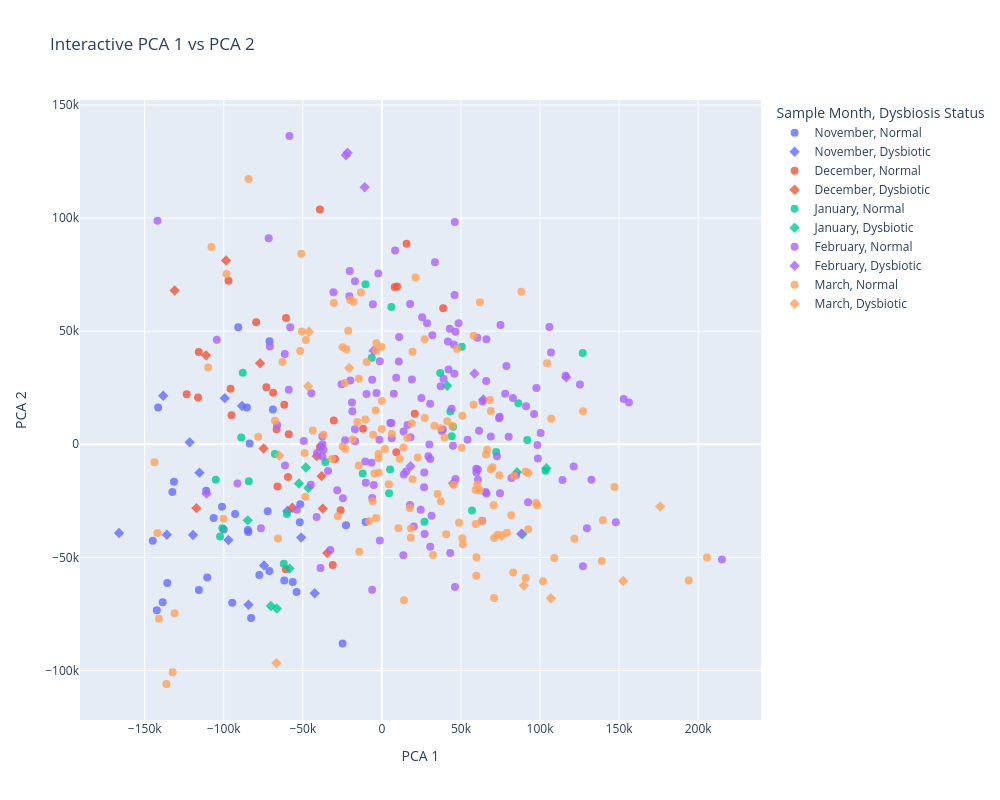

The notebook cell this image was saved under:
### Code cell
import plotly.express as px

# Create a dataframe for interactive plotting, taking useful metadata for hover
interactive_df = pca_df.copy()
interactive_df["filename"] = interactive_df.index
interactive_df["sampID"] = trimmed_metadata["sampID"]
interactive_df["plate.pos"] = trimmed_metadata["plate.pos"]
interactive_df["Experiment Type"] = trimmed_metadata["Experiment Type"]

# Plot using plotly
fig = px.scatter(
    interactive_df,
    x="PCA 1",
    y="PCA 2",
    color="Sample Month",
    symbol="Dysbiosis Status",
    hover_data=["filename", "sampID", "plate.pos", "Experiment Type"],
    title="Interactive PCA 1 vs PCA 2",
    width=1000,
    height=800,
)

fig.update_traces(marker=dict(size=8, opacity=0.8))
fig.show()

### Figure 1 — Plotly figure (JSON) as saved in the notebook; plotly's stock layout.template omitted (floating-point values rounded to 4 significant figures; data arrays with more than 128 entries replaced by an {"elided": "..."} marker saying what was removed)
{"data": [{"customdata": {"elided": "34x4 str values"}, "hovertemplate": "Sample Month=November<br>Dysbiosis Status=Normal<br>PCA 1=%{x}<br>PCA 2=%{y}<br>filename=%{customdata[0]}<br>sampID=%{customdata[1]}<br>plate.pos=%{customdata[2]}<br>Experiment Type=%{customdata[3]}<extra></extra>", "legendgroup": "November, Normal", "marker": {"color": "#636efa", "opacity": 0.8, "size": 8, "symbol": "circle"}, "mode": "markers", "name": "November, Normal", "orientation": "v", "showlegend": true, "type": "scatter", "x": [-110400.0, -131500.0, -135700.0, -92810.0, -138600.0, -71050.0, -10320.0, -72200.0, -24840.0, -82690.0, -77480.0, -94630.0, -53910.0, -56350.0, -51900.0, -61730.0, -71180.0, -106400.0, -100000.0, -51610.0, -84740.0, -115700.0, -101100.0, -111100.0, -85380.0, -141500.0, -68890.0, -22680.0, -90820.0, -83630.0, -132500.0, -84480.0, -142300.0, -144900.0], "xaxis": "x", "y": [-58880.0, -16520.0, -61350.0, -30810.0, -69850.0, 45590.0, -34400.0, -29580.0, -88110.0, -76760.0, -57830.0, -70080.0, -65330.0, -60840.0, -34430.0, -60190.0, -56030.0, -32560.0, -37650.0, -26480.0, -37880.0, -64440.0, -27580.0, -20560.0, 16230.0, 16230.0, 15400.0, -35750.0, 51770.0, 367.1, -21140.0, -38810.0, -73360.0, -42600.0], "yaxis": "y"}, {"customdata": [["A2450525897_n01_LICRNA01_H01", "LIC008", "H01", "Long Term"], ["A2450525897_n01_LICRNA01_E02", "LIC017", "E02", "Long Term"], ["A2450525897_n01_LICRNA01_F02", "LIC018", "F02", "Long Term"], ["A2450525897_n01_LICRNA01_B03", "LIC026", "B03", "Long Term"], ["A2450525897_n01_LICRNA01_B04", "LIC038", "B04", "Long Term"], ["A2450525897_n01_LICRNA01_E04", "LIC041", "E04", "Long Term"], ["A2450525897_n01_LICRNA01_B05", "LIC050", "B05", "Long Term"], ["A2450525897_n01_LICRNA01_D05", "LIC052", "D05", "Long Term"], ["A2450525897_n01_LICRNA01_F05", "LIC054", "F05", "Long Term"], ["A2450525897_n01_LICRNA01_E06", "LIC065", "E06", "Long Term"], ["A2450525897_n01_LICRNA01_F06", "LIC066", "F06", "Long Term"], ["A2534491401_n01_LICRNA05_F08", "LIC030", "F08", "Long Term"], ["A2534491401_n01_LICRNA05_H10", "LIC020", "H10", "Long Term"], ["A2534491401_n01_LICRNA05_E11", "LIC013", "E11", "Long Term"]], "hovertemplate": "Sample Month=November<br>Dysbiosis Status=Dysbiotic<br>PCA 1=%{x}<br>PCA 2=%{y}<br>filename=%{customdata[0]}<br>sampID=%{customdata[1]}<br>plate.pos=%{customdata[2]}<br>Experiment Type=%{customdata[3]}<extra></extra>", "legendgroup": "November, Dysbiotic", "marker": {"color": "#636efa", "opacity": 0.8, "size": 8, "symbol": "diamond"}, "mode": "markers", "name": "November, Dysbiotic", "orientation": "v", "showlegend": true, "type": "scatter", "x": [-97060.0, -42500.0, -74530.0, -59790.0, -121600.0, -166200.0, -99320.0, -119400.0, -115400.0, -88430.0, -138300.0, -84380.0, -136000.0, -51010.0], "xaxis": "x", "y": [-42300.0, -65880.0, -53550.0, -29460.0, 845.2, -39180.0, 20390.0, -40090.0, -12540.0, 16960.0, 21430.0, -70930.0, -39960.0, -41200.0], "yaxis": "y"}, {"customdata": [["A2450525897_n01_LICRNA01_B07", "LIC074", "B07", "Long Term"], ["A2450525897_n01_LICRNA01_C07", "LIC075", "C07", "Long Term"], ["A2450525897_n01_LICRNA01_D07", "LIC076", "D07", "Long Term"], ["A2450525897_n01_LICRNA01_F07", "LIC078", "F07", "Long Term"], ["A2450525897_n01_LICRNA01_H07", "LIC080", "H07", "Long Term"], ["A2450525897_n01_LICRNA01_C08", "LIC099", "C08", "Long Term"], ["A2450525897_n01_LICRNA01_D08", "LIC100", "D08", "Long Term"], ["A2450525897_n01_LICRNA01_E08", "LIC101", "E08", "Long Term"], ["A2450525897_n01_LICRNA01_F08", "LIC102", "F08", "Long Term"], ["A2450525897_n01_LICRNA01_H08", "LIC104", "H08", "Long Term"], ["A2450525897_n01_LICRNA01_A09", "LIC109", "A09", "Long Term"], ["A2450525897_n01_LICRNA01_C09", "LIC111", "C09", "Long Term"], ["A2450525897_n01_LICRNA01_D09", "LIC112", "D09", "Long Term"], ["A2450525897_n01_LICRNA01_E09", "LIC113", "E09", "Long Term"], ["A2450525897_n01_LICRNA01_F09", "LIC114", "F09", "Long Term"], ["A2450525897_n01_LICRNA01_H09", "LIC116", "H09", "Long Term"], ["A2450525897_n01_LICRNA01_A10", "LIC121", "A10", "Long Term"], ["A2450525897_n01_LICRNA01_C10", "LIC123", "C10", "Long Term"], ["A2450525897_n01_LICRNA01_F10", "LIC126", "F10", "Long Term"], ["A2450525897_n01_LICRNA01_H10", "LIC128", "H10", "Long Term"], ["B250508004_n01_LICRNA03_A04", "LIC361", "A04", "Long Term"], ["B250508004_n01_LICRNA03_B04", "LIC362", "B04", "Long Term"], ["B250508004_n01_LICRNA03_C04", "LIC363", "C04", "Long Term"], ["B250508004_n01_LICRNA03_D04", "LIC364", "D04", "Long Term"], ["B250508004_n01_LICRNA03_E04", "LIC365", "E04", "Long Term"], ["B250508004_n01_LICRNA03_F04", "LIC366", "F04", "Long Term"], ["B250508004_n01_LICRNA03_G04", "LIC367", "G04", "Long Term"], ["B250508004_n01_LICRNA03_H04", "LIC368", "H04", "Long Term"], ["A2534491401_n01_LICRNA05_B08", "LIC097", "B08", "Long Term"]], "hovertemplate": "Sample Month=December<br>Dysbiosis Status=Normal<br>PCA 1=%{x}<br>PCA 2=%{y}<br>filename=%{customdata[0]}<br>sampID=%{customdata[1]}<br>plate.pos=%{customdata[2]}<br>Experiment Type=%{customdata[3]}<extra></extra>", "legendgroup": "December, Normal", "marker": {"color": "#EF553B", "opacity": 0.8, "size": 8, "symbol": "circle"}, "mode": "markers", "name": "December, Normal", "orientation": "v", "showlegend": true, "type": "scatter", "x": [-123400.0, -58860.0, -116200.0, -115800.0, -66010.0, -61750.0, -30420.0, -79480.0, -11900.0, -60610.0, -39180.0, -59370.0, -26100.0, -29640.0, -66580.0, -95700.0, -60720.0, -95080.0, -73060.0, -68750.0, -96980.0, -39180.0, 38770.0, 9673.0, 20790.0, 15610.0, 9139.0, 8106.0, -31040.0], "xaxis": "x", "y": [22140.0, 4448.0, 20640.0, 40810.0, -18630.0, 17520.0, 10550.0, 53920.0, 6814.0, 55800.0, -1241.0, -14420.0, -29190.0, -6473.0, 6666.0, 24570.0, -55290.0, 12830.0, 25160.0, 22810.0, 72240.0, 103800.0, 60100.0, 69750.0, 13530.0, 88630.0, -3530.0, 69570.0, -53320.0], "yaxis": "y"}, {"customdata": [["A2450525897_n01_LICRNA01_A07", "LIC073", "A07", "Long Term"], ["A2450525897_n01_LICRNA01_E07", "LIC077", "E07", "Long Term"], ["A2450525897_n01_LICRNA01_B08", "LIC098", "B08", "Long Term"], ["A2450525897_n01_LICRNA01_G08", "LIC103", "G08", "Long Term"], ["A2450525897_n01_LICRNA01_B09", "LIC110", "B09", "Long Term"], ["A2450525897_n01_LICRNA01_G09", "LIC115", "G09", "Long Term"], ["A2450525897_n01_LICRNA01_B10", "LIC122", "B10", "Long Term"], ["A2450525897_n01_LICRNA01_D10", "LIC124", "D10", "Long Term"], ["A2450525897_n01_LICRNA01_E10", "LIC125", "E10", "Long Term"], ["A2450525897_n01_LICRNA01_G10", "LIC127", "G10", "Long Term"], ["A2534491401_n01_LICRNA05_G08", "LIC079", "G08", "Long Term"]], "hovertemplate": "Sample Month=December<br>Dysbiosis Status=Dysbiotic<br>PCA 1=%{x}<br>PCA 2=%{y}<br>filename=%{customdata[0]}<br>sampID=%{customdata[1]}<br>plate.pos=%{customdata[2]}<br>Experiment Type=%{customdata[3]}<extra></extra>", "legendgroup": "December, Dysbiotic", "marker": {"color": "#EF553B", "opacity": 0.8, "size": 8, "symbol": "diamond"}, "mode": "markers", "name": "December, Dysbiotic", "orientation": "v", "showlegend": true, "type": "scatter", "x": [-111200.0, -34530.0, -98550.0, -37370.0, -38100.0, -74790.0, -41180.0, -117300.0, -77010.0, -56590.0, -131000.0], "xaxis": "x", "y": [39310.0, -48090.0, 81220.0, -28440.0, -14090.0, -1851.0, -5235.0, -28240.0, 35790.0, -28020.0, 67960.0], "yaxis": "y"}, {"customdata": [["A2450525897_n01_LICRNA01_B11", "LIC134", "B11", "Long Term"], ["A2450525897_n01_LICRNA01_E11", "LIC137", "E11", "Long Term"], ["A2450525897_n01_LICRNA01_F11", "LIC138", "F11", "Long Term"], ["A2450525897_n01_LICRNA01_H11", "LIC140", "H11", "Long Term"], ["A2450525897_n01_LICRNA01_A12", "LIC145", "A12", "Long Term"], ["A2450525897_n01_LICRNA01_B12", "LIC146", "B12", "Long Term"], ["A2450525897_n01_LICRNA01_F12", "LIC150", "F12", "Long Term"], ["A2450525897_n01_LICRNA01_H12", "LIC152", "H12", "Long Term"], ["A2449446903_n01_LICRNA02_B01", "LIC158", "B01", "Long Term"], ["A2449446903_n01_LICRNA02_C01", "LIC159", "C01", "Long Term"], ["A2449446903_n01_LICRNA02_D01", "LIC160", "D01", "Long Term"], ["A2449446903_n01_LICRNA02_G01", "LIC163", "G01", "Long Term"], ["A2449446903_n01_LICRNA02_A02", "LIC169", "A02", "Long Term"], ["A2449446903_n01_LICRNA02_B02", "LIC170", "B02", "Long Term"], ["A2449446903_n01_LICRNA02_C02", "LIC171", "C02", "Long Term"], ["A2449446903_n01_LICRNA02_D02", "LIC172", "D02", "Long Term"], ["A2449446903_n01_LICRNA02_E02", "LIC173", "E02", "Long Term"], ["A2449446903_n01_LICRNA02_G02", "LIC175", "G02", "Long Term"], ["A2449446903_n01_LICRNA02_H02", "LIC176", "H02", "Long Term"], ["B250508004_n01_LICRNA03_A03", "LIC349", "A03", "Long Term"], ["B250508004_n01_LICRNA03_C03", "LIC351", "C03", "Long Term"], ["B250508004_n01_LICRNA03_E03", "LIC353", "E03", "Long Term"], ["B250508004_n01_LICRNA03_F03", "LIC354", "F03", "Long Term"], ["B250508004_n01_LICRNA03_G03", "LIC355", "G03", "Long Term"], ["B250508004_n01_LICRNA03_H03", "LIC356", "H03", "Long Term"], ["A2534491401_n01_LICRNA05_C08", "LIC135", "C08", "Long Term"], ["A2534491401_n01_LICRNA05_C11", "LIC148", "C11", "Long Term"], ["A2534491401_n01_LICRNA05_D11", "LIC350", "D11", "Long Term"]], "hovertemplate": "Sample Month=January<br>Dysbiosis Status=Normal<br>PCA 1=%{x}<br>PCA 2=%{y}<br>filename=%{customdata[0]}<br>sampID=%{customdata[1]}<br>plate.pos=%{customdata[2]}<br>Experiment Type=%{customdata[3]}<extra></extra>", "legendgroup": "January, Normal", "marker": {"color": "#00cc96", "opacity": 0.8, "size": 8, "symbol": "circle"}, "mode": "markers", "name": "January, Normal", "orientation": "v", "showlegend": true, "type": "scatter", "x": [-84140.0, -62050.0, -105000.0, -88970.0, -102300.0, 26950.0, -60080.0, 4524.0, 57000.0, 72240.0, 91950.0, 103500.0, 44170.0, -10370.0, 50550.0, 86280.0, 36890.0, 44980.0, 127000.0, -67640.0, -6394.0, 5212.0, 43300.0, -12130.0, 6001.0, -35730.0, -100900.0, -87980.0], "xaxis": "x", "y": [-16300.0, -52850.0, -15680.0, 3032.0, -40740.0, -34300.0, -30850.0, -21610.0, -29290.0, -3357.0, 1913.0, -11690.0, 3545.0, 70780.0, 43170.0, 18190.0, 31540.0, 7733.0, 40340.0, -4273.0, 38270.0, -11150.0, 14440.0, -12900.0, 60640.0, -7877.0, -37070.0, 31590.0], "yaxis": "y"}, {"customdata": [["A2450525897_n01_LICRNA01_A11", "LIC133", "A11", "Long Term"], ["A2450525897_n01_LICRNA01_G11", "LIC139", "G11", "Long Term"], ["A2450525897_n01_LICRNA01_C12", "LIC147", "C12", "Long Term"], ["A2450525897_n01_LICRNA01_E12", "LIC149", "E12", "Long Term"], ["A2450525897_n01_LICRNA01_G12", "LIC151", "G12", "Long Term"], ["A2449446903_n01_LICRNA02_E01", "LIC161", "E01", "Long Term"], ["A2449446903_n01_LICRNA02_H01", "LIC164", "H01", "Long Term"], ["A2449446903_n01_LICRNA02_F02", "LIC174", "F02", "Long Term"], ["B250508004_n01_LICRNA03_D03", "LIC352", "D03", "Long Term"], ["A2534491401_n01_LICRNA05_D08", "LIC136", "D08", "Long Term"], ["A2534491401_n01_LICRNA05_D10", "LIC157", "D10", "Long Term"]], "hovertemplate": "Sample Month=January<br>Dysbiosis Status=Dysbiotic<br>PCA 1=%{x}<br>PCA 2=%{y}<br>filename=%{customdata[0]}<br>sampID=%{customdata[1]}<br>plate.pos=%{customdata[2]}<br>Experiment Type=%{customdata[3]}<extra></extra>", "legendgroup": "January, Dysbiotic", "marker": {"color": "#00cc96", "opacity": 0.8, "size": 8, "symbol": "diamond"}, "mode": "markers", "name": "January, Dysbiotic", "orientation": "v", "showlegend": true, "type": "scatter", "x": [-70200.0, -52420.0, -84820.0, -66430.0, -58400.0, 88820.0, 104000.0, 85490.0, 41270.0, -46450.0, -48100.0], "xaxis": "x", "y": [-71490.0, -17330.0, -33620.0, -72570.0, -54960.0, -39760.0, -10570.0, -12320.0, 25900.0, -19310.0, -10270.0], "yaxis": "y"}, {"customdata": {"elided": "149x4 str values"}, "hovertemplate": "Sample Month=February<br>Dysbiosis Status=Normal<br>PCA 1=%{x}<br>PCA 2=%{y}<br>filename=%{customdata[0]}<br>sampID=%{customdata[1]}<br>plate.pos=%{customdata[2]}<br>Experiment Type=%{customdata[3]}<extra></extra>", "legendgroup": "February, Normal", "marker": {"color": "#ab63fa", "opacity": 0.8, "size": 8, "symbol": "circle"}, "mode": "markers", "name": "February, Normal", "orientation": "v", "showlegend": true, "type": "scatter", "x": {"elided": "149 float values"}, "xaxis": "x", "y": {"elided": "149 float values"}, "yaxis": "y"}, {"customdata": [["A2449446903_n01_LICRNA02_H05", "LIC224", "H05", "Long Term"], ["A2449446903_n01_LICRNA02_C07", "LIC243", "C07", "Long Term"], ["A2449446903_n01_LICRNA02_G07", "LIC247", "G07", "Long Term"], ["B250508004_n01_LICRNA03_E05", "LIC389", "E05", "Circadian Experiment 1"], ["B250508004_n01_LICRNA03_G05", "LIC391", "G05", "Circadian Experiment 1"], ["B250508004_n01_LICRNA03_A06", "LIC397", "A06", "Circadian Experiment 1"], ["B250508004_n01_LICRNA03_B06", "LIC398", "B06", "Circadian Experiment 1"], ["B250508004_n01_LICRNA03_D08", "LIC424", "D08", "Circadian Experiment 1"], ["B2449500127_n01_LICRNA04_H02", "LIC500", "H02", "Circadian Experiment 1"], ["B2449500127_n01_LICRNA04_G04", "LIC523", "G04", "Circadian Experiment 1"], ["A2534491401_n01_LICRNA05_G12", "LIC493", "G12", "Circadian Experiment 1"]], "hovertemplate": "Sample Month=February<br>Dysbiosis Status=Dysbiotic<br>PCA 1=%{x}<br>PCA 2=%{y}<br>filename=%{customdata[0]}<br>sampID=%{customdata[1]}<br>plate.pos=%{customdata[2]}<br>Experiment Type=%{customdata[3]}<extra></extra>", "legendgroup": "February, Dysbiotic", "marker": {"color": "#ab63fa", "opacity": 0.8, "size": 8, "symbol": "diamond"}, "mode": "markers", "name": "February, Dysbiotic", "orientation": "v", "showlegend": true, "type": "scatter", "x": [58570.0, 18130.0, 116700.0, -10880.0, -22740.0, 88170.0, -21710.0, 64110.0, -5302.0, 45040.0, -110900.0], "xaxis": "x", "y": [31290.0, -9736.0, 29590.0, 113600.0, 127800.0, -39520.0, 128900.0, 19830.0, 41350.0, -17230.0, -21810.0], "yaxis": "y"}, {"customdata": {"elided": "133x4 str values"}, "hovertemplate": "Sample Month=March<br>Dysbiosis Status=Normal<br>PCA 1=%{x}<br>PCA 2=%{y}<br>filename=%{customdata[0]}<br>sampID=%{customdata[1]}<br>plate.pos=%{customdata[2]}<br>Experiment Type=%{customdata[3]}<extra></extra>", "legendgroup": "March, Normal", "marker": {"color": "#FFA15A", "opacity": 0.8, "size": 8, "symbol": "circle"}, "mode": "markers", "name": "March, Normal", "orientation": "v", "showlegend": true, "type": "scatter", "x": {"elided": "133 float values"}, "xaxis": "x", "y": {"elided": "133 float values"}, "yaxis": "y"}, {"customdata": [["A2449446903_n01_LICRNA02_G11", "LIC307", "G11", "Long Term"], ["A2449446903_n01_LICRNA02_A12", "LIC313", "A12", "Long Term"], ["A2449446903_n01_LICRNA02_D12", "LIC316", "D12", "Long Term"], ["A2449446903_n01_LICRNA02_E12", "LIC317", "E12", "Long Term"], ["B2449500127_n01_LICRNA04_B08", "LIC590", "B08", "Circadian Experiment 2"], ["B2449500127_n01_LICRNA04_D10", "LIC616", "D10", "Circadian Experiment 2"], ["B2449500127_n01_LICRNA04_F12", "LIC642", "F12", "Circadian Experiment 2"], ["A2534491401_n01_LICRNA05_A01", "LIC673", "A01", "Circadian Experiment 2"], ["A2534491401_n01_LICRNA05_D02", "LIC688", "D02", "Circadian Experiment 2"], ["A2534491401_n01_LICRNA05_A04", "LIC709", "A04", "Circadian Experiment 2"]], "hovertemplate": "Sample Month=March<br>Dysbiosis Status=Dysbiotic<br>PCA 1=%{x}<br>PCA 2=%{y}<br>filename=%{customdata[0]}<br>sampID=%{customdata[1]}<br>plate.pos=%{customdata[2]}<br>Experiment Type=%{customdata[3]}<extra></extra>", "legendgroup": "March, Dysbiotic", "marker": {"color": "#FFA15A", "opacity": 0.8, "size": 8, "symbol": "diamond"}, "mode": "markers", "name": "March, Dysbiotic", "orientation": "v", "showlegend": true, "type": "scatter", "x": [176000.0, 75840.0, 152600.0, 106900.0, -46100.0, -20710.0, 89790.0, -46650.0, -66700.0, -64970.0], "xaxis": "x", "y": [-27490.0, -40550.0, -60410.0, -68080.0, 49740.0, 33710.0, -62480.0, 25650.0, -96730.0, -4925.0], "yaxis": "y"}], "layout": {"height": 800, "legend": {"title": {"text": "Sample Month, Dysbiosis Status"}, "tracegroupgap": 0}, "title": {"text": "Interactive PCA 1 vs PCA 2"}, "width": 1000, "xaxis": {"anchor": "y", "domain": [0.0, 1.0], "title": {"text": "PCA 1"}}, "yaxis": {"anchor": "x", "domain": [0.0, 1.0], "title": {"text": "PCA 2"}}}}
